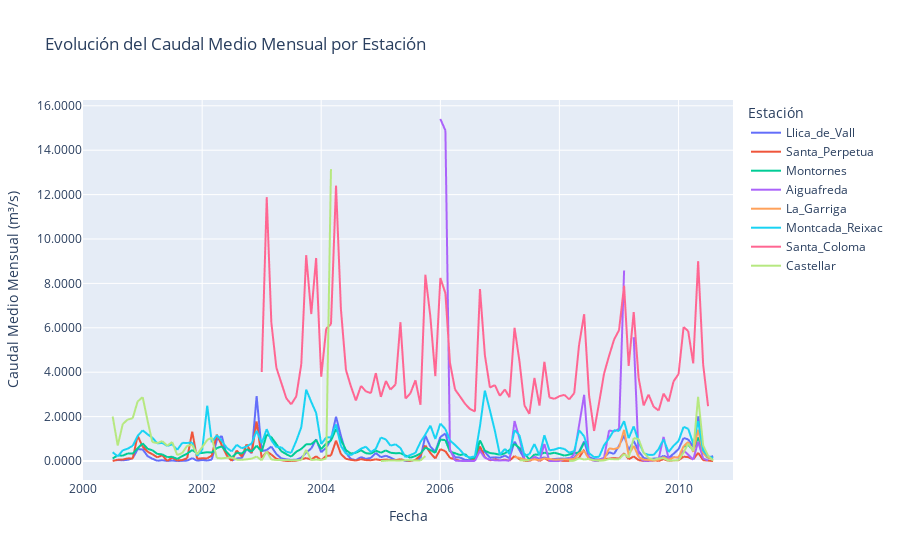

Notebook code cell kept with this figure:
### Code cell
# 1. Asegurarse de que la columna 'Year' y 'Month' estén creadas
TotalDat['Year'] = TotalDat['Fecha'].dt.year  # Extraer el año
TotalDat['Month'] = TotalDat['Fecha'].dt.month  # Extraer el mes

# 2. Calcular el caudal medio mensual para todas las estaciones por mes y año
caudal_medio_mensual_todas = TotalDat.groupby(['Estacio', 'Year', 'Month']).agg({'Valor': 'mean'}).reset_index()

# 3. Crear una nueva columna 'YearMonth' para combinar el año y el mes
caudal_medio_mensual_todas['YearMonth'] = pd.to_datetime(caudal_medio_mensual_todas[['Year', 'Month']].assign(Day=1))

# 4. Crear el gráfico de líneas interactivo con Plotly para todas las estaciones
fig = px.line(caudal_medio_mensual_todas, x='YearMonth', y='Valor', color='Estacio',
              title="Evolución del Caudal Medio Mensual por Estación",
              labels={"Valor": "Caudal Medio Mensual (m³/s)", "YearMonth": "Fecha", "Estacio": "Estación"})

# 5. Ajustar el diseño del gráfico para mostrar los valores con mayor precisión
fig.update_layout(
    yaxis=dict(tickformat=".4f"),  # Ajustar la precisión del eje Y
    xaxis_title="Fecha",
    yaxis_title="Caudal Medio Mensual (m³/s)",
    hovermode="x unified"
)

# 6. Mostrar el gráfico interactivo
fig.show()

### Figure 1 — Plotly figure (JSON) as saved in the notebook; plotly's stock layout.template omitted (floating-point values rounded to 4 significant figures; data arrays with more than 128 entries replaced by an {"elided": "..."} marker saying what was removed)
{"data": [{"hovertemplate": "Estación=Llica_de_Vall<br>Fecha=%{x}<br>Caudal Medio Mensual (m³/s)=%{y}<extra></extra>", "legendgroup": "Llica_de_Vall", "line": {"color": "#636efa", "dash": "solid"}, "marker": {"symbol": "circle"}, "mode": "lines", "name": "Llica_de_Vall", "showlegend": true, "type": "scattergl", "x": {"elided": "132 str values"}, "xaxis": "x", "y": {"elided": "132 float values"}, "yaxis": "y"}, {"hovertemplate": "Estación=Santa_Perpetua<br>Fecha=%{x}<br>Caudal Medio Mensual (m³/s)=%{y}<extra></extra>", "legendgroup": "Santa_Perpetua", "line": {"color": "#EF553B", "dash": "solid"}, "marker": {"symbol": "circle"}, "mode": "lines", "name": "Santa_Perpetua", "showlegend": true, "type": "scattergl", "x": {"elided": "132 str values"}, "xaxis": "x", "y": {"elided": "132 float values"}, "yaxis": "y"}, {"hovertemplate": "Estación=Montornes<br>Fecha=%{x}<br>Caudal Medio Mensual (m³/s)=%{y}<extra></extra>", "legendgroup": "Montornes", "line": {"color": "#00cc96", "dash": "solid"}, "marker": {"symbol": "circle"}, "mode": "lines", "name": "Montornes", "showlegend": true, "type": "scattergl", "x": {"elided": "132 str values"}, "xaxis": "x", "y": {"elided": "132 float values"}, "yaxis": "y"}, {"hovertemplate": "Estación=Aiguafreda<br>Fecha=%{x}<br>Caudal Medio Mensual (m³/s)=%{y}<extra></extra>", "legendgroup": "Aiguafreda", "line": {"color": "#ab63fa", "dash": "solid"}, "marker": {"symbol": "circle"}, "mode": "lines", "name": "Aiguafreda", "showlegend": true, "type": "scattergl", "x": {"elided": "132 str values"}, "xaxis": "x", "y": {"elided": "132 float values"}, "yaxis": "y"}, {"hovertemplate": "Estación=La_Garriga<br>Fecha=%{x}<br>Caudal Medio Mensual (m³/s)=%{y}<extra></extra>", "legendgroup": "La_Garriga", "line": {"color": "#FFA15A", "dash": "solid"}, "marker": {"symbol": "circle"}, "mode": "lines", "name": "La_Garriga", "showlegend": true, "type": "scattergl", "x": {"elided": "132 str values"}, "xaxis": "x", "y": {"elided": "132 float values"}, "yaxis": "y"}, {"hovertemplate": "Estación=Montcada_Reixac<br>Fecha=%{x}<br>Caudal Medio Mensual (m³/s)=%{y}<extra></extra>", "legendgroup": "Montcada_Reixac", "line": {"color": "#19d3f3", "dash": "solid"}, "marker": {"symbol": "circle"}, "mode": "lines", "name": "Montcada_Reixac", "showlegend": true, "type": "scattergl", "x": {"elided": "132 str values"}, "xaxis": "x", "y": {"elided": "132 float values"}, "yaxis": "y"}, {"hovertemplate": "Estación=Santa_Coloma<br>Fecha=%{x}<br>Caudal Medio Mensual (m³/s)=%{y}<extra></extra>", "legendgroup": "Santa_Coloma", "line": {"color": "#FF6692", "dash": "solid"}, "marker": {"symbol": "circle"}, "mode": "lines", "name": "Santa_Coloma", "showlegend": true, "type": "scattergl", "x": {"elided": "132 str values"}, "xaxis": "x", "y": {"elided": "132 float values"}, "yaxis": "y"}, {"hovertemplate": "Estación=Castellar<br>Fecha=%{x}<br>Caudal Medio Mensual (m³/s)=%{y}<extra></extra>", "legendgroup": "Castellar", "line": {"color": "#B6E880", "dash": "solid"}, "marker": {"symbol": "circle"}, "mode": "lines", "name": "Castellar", "showlegend": true, "type": "scattergl", "x": {"elided": "132 str values"}, "xaxis": "x", "y": {"elided": "132 float values"}, "yaxis": "y"}], "layout": {"hovermode": "x unified", "legend": {"title": {"text": "Estación"}, "tracegroupgap": 0}, "title": {"text": "Evolución del Caudal Medio Mensual por Estación"}, "xaxis": {"anchor": "y", "domain": [0, 1], "title": {"text": "Fecha"}}, "yaxis": {"anchor": "x", "domain": [0, 1], "tickformat": ".4f", "title": {"text": "Caudal Medio Mensual (m³/s)"}}}}
